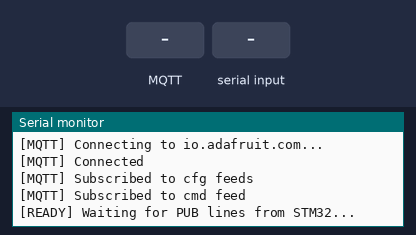
The sketch below on a simulated ESP32. Parts: the last lines printed to the serial monitor. The test bench sets the inputs (shaded band). WiFi joins after 1.5 s; servers stay silent unless stated; no MQTT or app messages arrive unless stated.

Above: at 2.8 s.
2.9 s: MQTT message "start" arrives on the first subscribed topic
At 4.1 s:
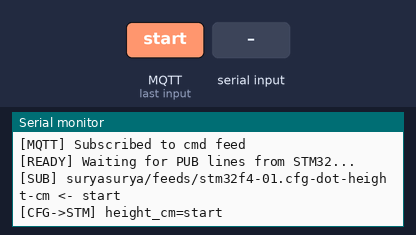
4.4 s: "start\n" received over the second serial link
At 5.4 s:
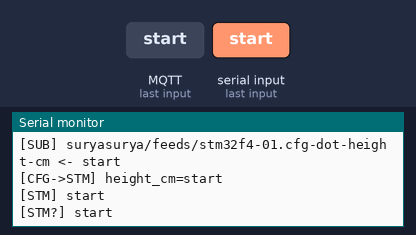
5.9 s: MQTT message "stop" arrives on the first subscribed topic
At 6.5 s:
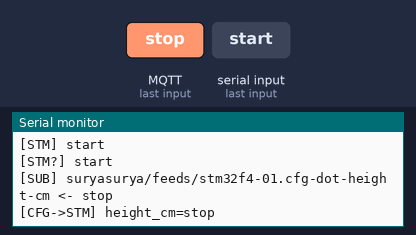
7.4 s: "stop\n" received over the second serial link
At 8.6 s:
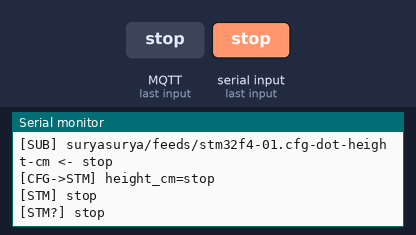
8.9 s: MQTT message "snapshot" arrives on the first subscribed topic
At 10.0 s:
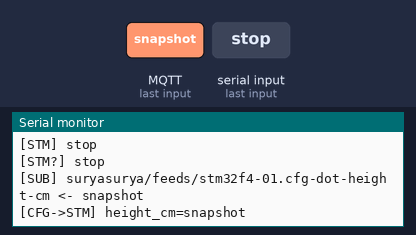
10.4 s: "snapshot\n" received over the second serial link
At 11.1 s:
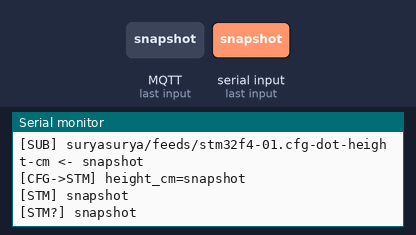

The sketch:

sketch_sep17a.ino
```cpp
#include <WiFi.h>
#include <PubSubClient.h>

// ---------- MACROS FIRST (so later code can use them) ----------
#define DBG Serial
#define STM Serial2     // UART2 bridge to STM32 (RX2=GPIO16, TX2=GPIO17 on most ESP32 dev boards)

// ---------- AIO / WiFi settings ----------
#define WIFI_SSID "your-ssid"
#define WIFI_PASS "your-pass"


const char* AIO_HOST  = "io.adafruit.com";
const uint16_t AIO_PORT = 1883;
#define AIO_USER  "your-aio-username"
#define AIO_KEY   "your-aio-key"
const char* DEVICE_ID = "stm32f4-01";

// ---------- MQTT client ----------
WiFiClient net;
PubSubClient mqtt(net);

// ---------- Feed topics ----------
const char* FEED_CFG_HEIGHT = "suryasurya/feeds/stm32f4-01.cfg-dot-height-cm";
const char* FEED_CFG_MASS   = "suryasurya/feeds/stm32f4-01.cfg-dot-mass-kg";
const char* FEED_CFG_STRIDE = "suryasurya/feeds/stm32f4-01.cfg-dot-stride-m";
const char* FEED_CMD        = "suryasurya/feeds/stm32f4-01.cmd";


// ---------- Prototypes ----------
void wifiConnect();
void mqttConnect();
static void sendCfgToStm32(const char* key, const char* val);

// ---------- Send CFG line to STM32 ----------
static void sendCfgToStm32(const char* key, const char* val) {
  DBG.printf("[CFG->STM] %s=%s\n", key, val);
  STM.print("CFG ");
  STM.print(key);
  STM.print("=");
  STM.print(val);
  STM.print("\n");
}
static void sendCmdToStm32(const char* word) {
  DBG.printf("[CMD->STM] %s\n", word);
  STM.print("CMD ");
  STM.print(word);
  STM.print("\n");
}


void setup() {
  DBG.begin(115200);
  delay(100);
  DBG.println("\n[BOOT]");

  // STM32 UART (RX2=GPIO16, TX2=GPIO17)
  STM.begin(115200, SERIAL_8N1, 16, 17);

  // WiFi + MQTT
  WiFi.mode(WIFI_STA);
  mqtt.setServer(AIO_HOST, AIO_PORT);

  // MQTT callback: route cfg topics -> STM32
  mqtt.setCallback([](char* topic, byte* payload, unsigned int length) {
    char msg[64];
    unsigned int n = (length < sizeof(msg)-1) ? length : sizeof(msg)-1;
    memcpy(msg, payload, n);
    msg[n] = '\0';

    DBG.printf("[SUB] %s <- %s\n", topic, msg);

    if (strcmp(topic, FEED_CFG_HEIGHT) == 0) { sendCfgToStm32("height_cm", msg); return; }
    if (strcmp(topic, FEED_CFG_MASS)   == 0) { sendCfgToStm32("mass_kg",  msg); return; }
    if (strcmp(topic, FEED_CFG_STRIDE) == 0) { sendCfgToStm32("stride_m", msg); return; }

    if (strcmp(topic, FEED_CMD) == 0) {
  // payload is expected to be: start | stop | snapshot | snap | summary
  char cmd[24];
  unsigned int n = (length < sizeof(cmd)-1) ? length : sizeof(cmd)-1;
  memcpy(cmd, payload, n);
  cmd[n] = '\0';

  // normalize to lowercase (optional)
  for (char* q = cmd; *q; ++q) { if (*q >= 'A' && *q <= 'Z') *q = *q - 'A' + 'a'; }

  if (strcmp(cmd,"start")==0 || strcmp(cmd,"stop")==0 ||
      strcmp(cmd,"snapshot")==0 || strcmp(cmd,"snap")==0 ||
      strcmp(cmd,"summary")==0) {
    sendCmdToStm32(cmd);
  } else {
    DBG.printf("[CMD] unknown: %s\n", cmd);
  }
  return;
}

  });

  wifiConnect();
  mqttConnect();
  DBG.println("[READY] Waiting for PUB lines from STM32...");
}

void loop() {
  if (WiFi.status() != WL_CONNECTED) wifiConnect();
  if (!mqtt.connected()) mqttConnect();
  mqtt.loop();

  static char lineBuf[256];
  static size_t lineLen = 0;

  while (STM.available()) {
    char c = (char)STM.read();
    if (c == '\r') continue;
    if (c == '\n') {
      if (lineLen > 0) {
        lineBuf[lineLen] = '\0';
        // echo what we got from STM32 for visibility
        DBG.printf("[STM] %s\n", lineBuf);
        handleUartLine(lineBuf);
        lineLen = 0;
      }
    } else {
      if (lineLen < sizeof(lineBuf) - 1) {
        lineBuf[lineLen++] = c;
      } else {
        // overflow -> reset buffer
        lineLen = 0;
      }
    }
  }
}


// ------- WiFi & MQTT connect helpers -------
void wifiConnect() {
  DBG.printf("[WiFi] Connecting to %s...\n", WIFI_SSID);
  WiFi.begin(WIFI_SSID, WIFI_PASS);
  uint32_t t0 = millis();
  while (WiFi.status() != WL_CONNECTED) {
    delay(500); DBG.print(".");
    if (millis() - t0 > 20000) { DBG.println("\n[WiFi] retry"); WiFi.disconnect(true); WiFi.begin(WIFI_SSID, WIFI_PASS); t0 = millis(); }
  }
  DBG.printf("\n[WiFi] OK %s\n", WiFi.localIP().toString().c_str());
}

void mqttConnect() {
  while (!mqtt.connected()) {
    DBG.printf("[MQTT] Connecting to %s...\n", AIO_HOST);
    if (mqtt.connect(DEVICE_ID, AIO_USER, AIO_KEY)) {
      DBG.println("[MQTT] Connected");
      mqtt.subscribe(FEED_CFG_HEIGHT);
      mqtt.subscribe(FEED_CFG_MASS);
      mqtt.subscribe(FEED_CFG_STRIDE);
      DBG.println("[MQTT] Subscribed to cfg feeds");
      mqtt.subscribe(FEED_CMD);
DBG.println("[MQTT] Subscribed to cmd feed");

    } else {
      DBG.printf("[MQTT] Fail rc=%d, retry in 2s\n", mqtt.state());
      delay(2000);
    }
  }
}

// ---- publish helper (retries if connection dropped) ----
static bool mqttPublish(const char* topic, const char* payload) {
  bool ok = mqtt.publish(topic, payload);
  if (!ok) {
    DBG.println("[MQTT] publish failed, reconnecting...");
    mqttConnect();
    ok = mqtt.publish(topic, payload);
  }
  return ok;
}

// ---- handle one complete line from STM32: "PUB <topic> <payload>" ----
static void handleUartLine(const char* line) {
  if (strncmp(line, "PUB ", 4) != 0) {
    DBG.printf("[STM?] %s\n", line);   // not a PUB; just print for debug
    return;
  }
  const char* p = line + 4;

  // extract topic (up to first space)
  static char topic[200];
  size_t tlen = 0;
  while (*p && *p != ' ' && tlen < sizeof(topic)-1) topic[tlen++] = *p++;
  topic[tlen] = '\0';

  // skip spaces to payload
  while (*p == ' ') p++;
  const char* payload = p;
  if (*payload == '\0') { DBG.println("[PARSE] empty payload"); return; }

  DBG.printf("[PUB] %s  <-  %s\n", topic, payload);
  mqttPublish(topic, payload);
}
```

Measured:
- after the input at 2.9 s, the serial monitor: prints a new line at once (image 1)
- after the input at 4.4 s, the serial monitor: prints a new line at once (image 2)
- after the input at 5.9 s, the serial monitor: prints a new line at once (image 3)
- after the input at 7.4 s, the serial monitor: prints a new line at once (image 4)
- after the input at 8.9 s, the serial monitor: prints a new line at once (image 5)
- after the input at 10.4 s, the serial monitor: prints a new line at once (image 6)
